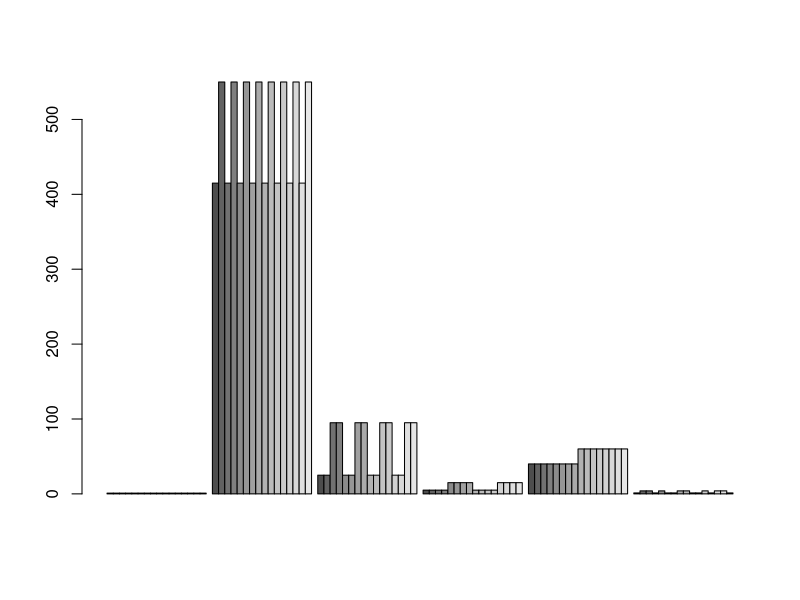
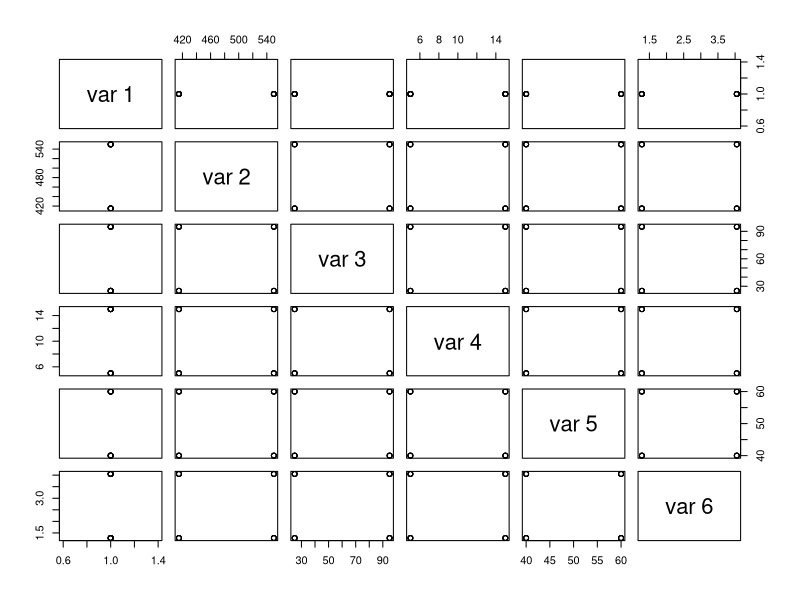
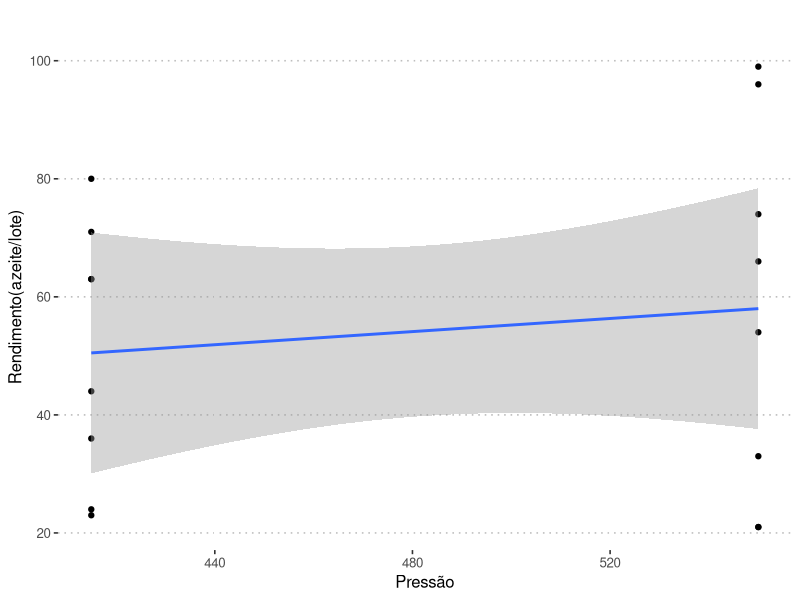
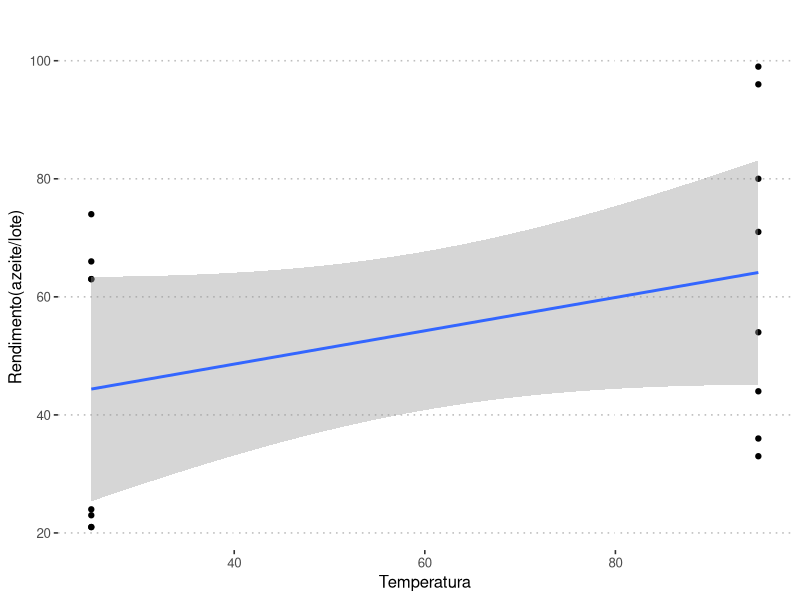
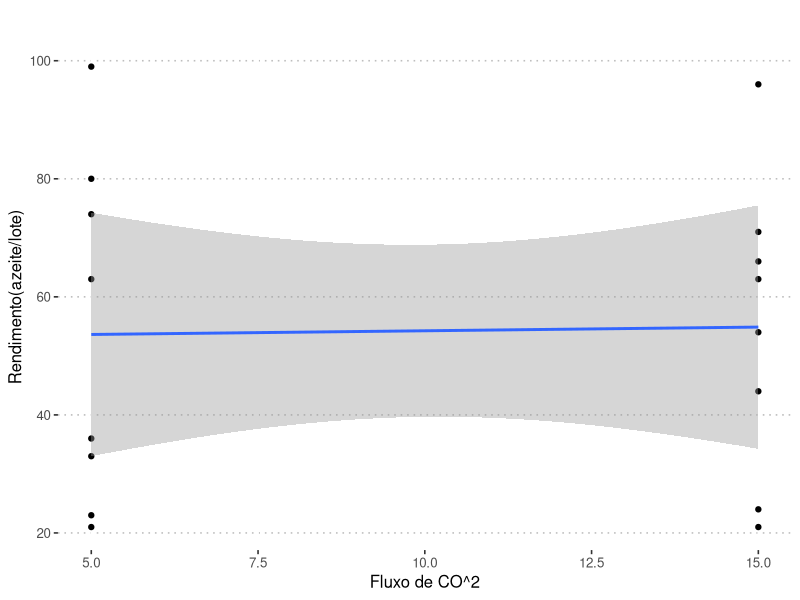
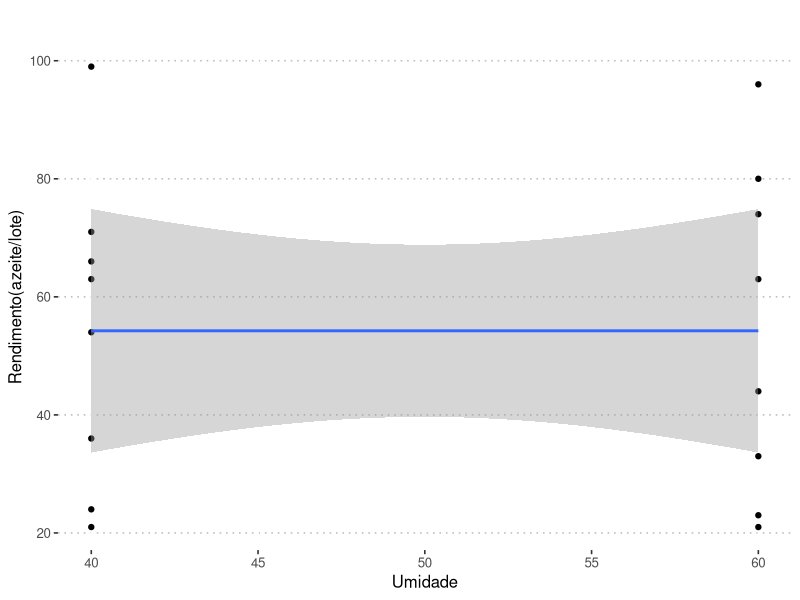
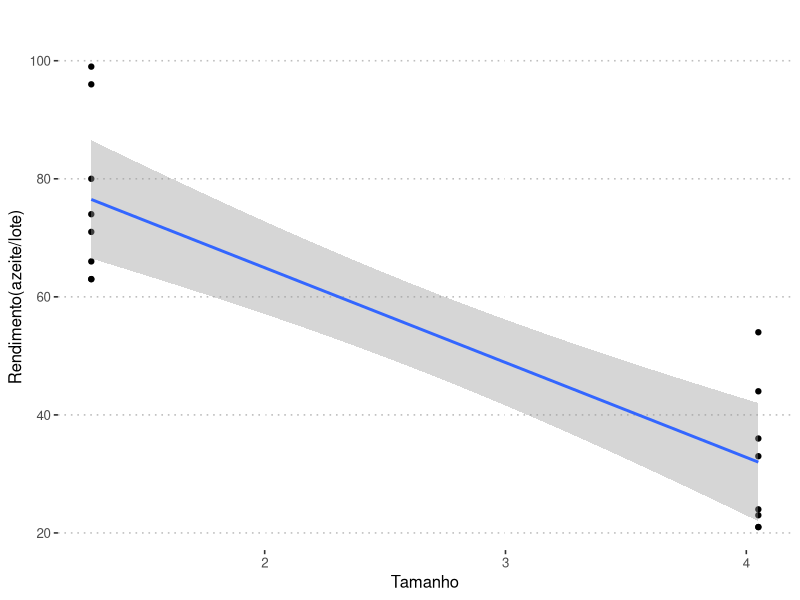
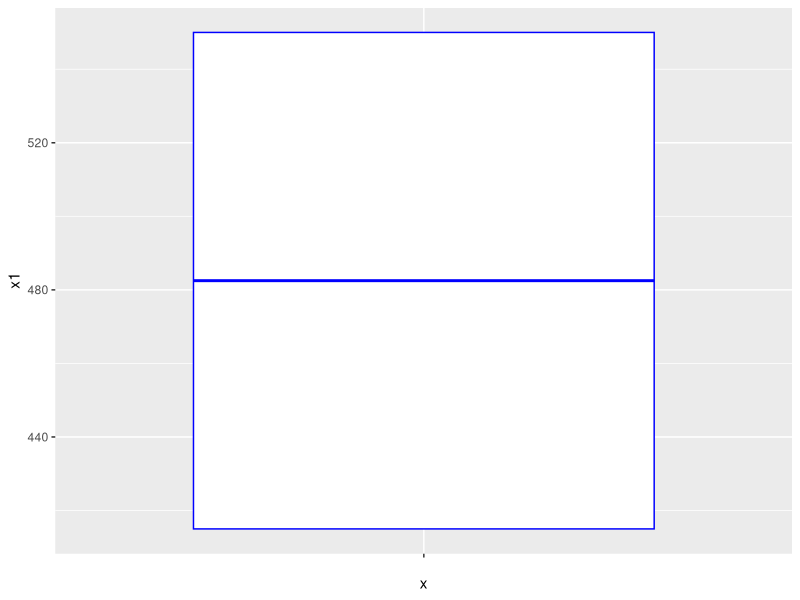

The R script that drew these images, in order:
## ---- chunk 1
knitr::opts_chunk$set(echo = TRUE)
library(tidyverse)
library(knitr)
library(ggpubr)
## ---- chunk 2
dados <- read_csv("dados/data-table-B7.csv", locale = locale(decimal_mark = ","))
dim(dados)

#Renomeando as colunas
names(dados) <- c('Pressao', 'Temp', 'FluxoCO2', 'Umidade', 'Tamanho', 'y')

head(dados)
## ---- chunk 3
x1 <- dados$Pressao
x2 <- dados$Temp
x3 <- dados$FluxoCO2
x4 <- dados$Umidade
x5 <- dados$Tamanho
y <- dados$y

tabela01 <- data.frame(cbind(x1, x2, x3, x4, x5, y))

## ---- chunk 4

# Construindo matrizes

n <- length(dados$y)

X <- matrix(c(rep(1,n), x1, x2, x3, x4, x5), ncol = 6, nrow = n, byrow = FALSE)

Y <- matrix(y, ncol = 1, nrow = n)

k <- ncol(X) -1

p <- k + 1

## ---- chunk 5
barplot(X, beside = TRUE)

pairs(X)
## ---- chunk 6

#Gráfico de dispersão para as variáveis Pressao e y

ggplot(tabela01, aes(x=x1, y = y)) + geom_point() + geom_smooth(method = "lm") +
  ggtitle("") + xlab("Pressão") + ylab("Rendimento(azeite/lote)") +
  theme_pubclean() +
  theme(plot.title = element_text(size = 20, hjust = .5))

#Gráfico de dispersão para as variáveis Temp e y

ggplot(tabela01, aes(x=x2, y = y)) + geom_point() + geom_smooth(method = "lm") +
  ggtitle("") + xlab("Temperatura") + ylab("Rendimento(azeite/lote)") +
  theme_pubclean() +
  theme(plot.title = element_text(size = 20, hjust = .5))

#Gráfico de dispersão para as variáveis Fluxo de CO^2 e y

ggplot(tabela01, aes(x=x3, y = y)) + geom_point() + geom_smooth(method = "lm") +
  ggtitle("") + xlab("Fluxo de CO^2") + ylab("Rendimento(azeite/lote)") +
  theme_pubclean() +
  theme(plot.title = element_text(size = 20, hjust = .5))

#Gráfico de dispersão para as variáveis Umidade e y

ggplot(tabela01, aes(x=x4, y = y)) + geom_point() + geom_smooth(method = "lm") +
  ggtitle("") + xlab("Umidade") + ylab("Rendimento(azeite/lote)") +
  theme_pubclean() +
  theme(plot.title = element_text(size = 20, hjust = .5))

#Gráfico de dispersão para as variáveis Tamanho e y

ggplot(tabela01, aes(x=x5, y = y)) + geom_point() + geom_smooth(method = "lm") +
  ggtitle("") + xlab("Tamanho") + ylab("Rendimento(azeite/lote)") +
  theme_pubclean() +
  theme(plot.title = element_text(size = 20, hjust = .5))


## ---- chunk 7

cor.test(x1, y)

cor.test(x2, y)

cor.test(x3, y)

cor.test(x4, y)

cor.test(x5, y)

tabela_correlacao <- round(stats::cor(tabela01), 1)

tabela_correlacao

## ---- chunk 8

## ---- chunk 9
h1 <- ggplot(tabela01, aes(x1)) + geom_histogram() +
  xlab("Pressao") + ylab("Frequencia")

h2 <- ggplot(tabela01, aes(x1)) + geom_histogram() +
  xlab("Temperatura") + ylab("Frequencia")

h3 <- ggplot(tabela01, aes(x1)) + geom_histogram() +
  xlab("Fluxo de CO^2") + ylab("Frequencia")

h4 <- ggplot(tabela01, aes(x1)) + geom_histogram() +
  xlab("Umidade") + ylab("Frequencia")

h5 <- ggplot(tabela01, aes(x1)) + geom_histogram() +
  xlab("Tamanho") + ylab("Frequencia")

## ---- chunk 10
ggplot(tabela01, aes(x = "", y = x1)) +
    geom_boxplot(color = "blue") 

## ---- chunk 11
dados %>% pivot_longer(!y) %>% 
  ggplot(aes(y = y)) + geom_point(aes(x = value)) +
  facet_wrap(~name, scales = "free_x")
## ---- chunk 12
dados %>% pivot_longer(!c(Tamanho, y)) %>% 
  ggplot(aes(y = y, color = as_factor(Tamanho))) + geom_point(aes(x = value)) +
  facet_wrap(~name, scales = "free_x")
## ---- chunk 13
dados %>% pivot_longer(cols = everything()) %>% 
  ggplot() + geom_bar(aes(x = as_factor(value)),stat="count") +
  facet_wrap(~name, scales = "free_x")
## ---- chunk 14
GGally::ggparcoord(dados[,c(2, 4, 6, 1, 3)])
## ---- chunk 15
GGally::ggcorr(dados)
## ---- chunk 16
GGally::ggpairs(dados, columns = c(1:4,6), aes(colour = as_factor(Tamanho)))
## ---- chunk 17
#Definindo os betas do modelo de regressão múltipla
betas <- solve(t(X)%*%X)%*%t(X)%*%Y
betas

#Definindo a matrix C_jj
C_jj = solve(t(X)%*%X)

#Definindo uma matrix para os betas
betas <- matrix(data = betas, nrow = length(betas), ncol = 1, byrow = FALSE)
rownames(betas) <- c("beta0", "beta1","beta2","beta3","beta4","beta5")
betas

#Modelo do R
lm(formula = y ~., data = dados)
## ---- chunk 18
SQRes <- (t(Y)%*%Y)-(t(betas)%*%t(X)%*%Y)
SQRes
## ---- chunk 19
p <- ncol(X)

#estimando o sigma^2
sigma2 <- SQRes/(n-p)
sigma2
## ---- chunk 20
lm.anova <- function(x,y){
  x<- as.matrix(x)
  y<- as.matrix(y)
  
  n <- length(y)
  k <- ncol(x) # covariaveis utilizadas
  p <- k+1

  X <- matrix(c(rep(1,n), x), ncol = p, nrow = n, byrow = FALSE)
  Y <- matrix(y, ncol = 1, nrow = n)
  
  betas <- solve(t(X)%*%X)%*%t(X)%*%Y
  
  Y_est <- X%*%betas 
 
  res <- Y - Y_est
  
  SQRes <- t(Y-Y_est)%*%(Y-Y_est) 
  
  u <- c(rep(1,n)) 
  SQTotal <- t(Y)%*%Y - ((t(u)%*%Y)^2)/n 
  
  SQReg <- SQTotal - SQRes
  
  
  SQReg <- t(betas)%*%t(X)%*%Y-((t(u)%*%Y)^2)/n 
  gl_sqreg <- k 
  QMReg <- SQReg/gl_sqreg 
   
  SQRes <- t(Y-Y_est)%*%(Y-Y_est) 
  gl_sqres <- n-p 
  QMRes <- SQRes/gl_sqres 
   
  SQTotal <- t(Y)%*%Y - ((t(u)%*%Y)^2)/n 
  gl_sqtotal <- n-1
   
   
  #calculando a estatistica F 
  F_0 <- QMReg/QMRes
  
  R2 <-  SQReg/SQTotal 
  QMTotal <- QMRes + QMReg
  R2adj <- 1 - QMRes/QMTotal
  list(R2 = R2, R2adj = R2adj, betas = betas, Y_est = Y_est, 
       anov = list(SQreg = SQReg, SQRes = SQRes, QMreg = QMReg))
  
}
## ---- chunk 21
#Obtendo os valores dos residuos, SQres, SQreg , SQTotal do nosso modelo  
# No modelo de regressao linear multipla  
# Forma matricial: 
# Y_estimado = X*betas = X * (X^T*X)^(-1)*X^T*Y = H*Y 
#SQtotal <-  
Y_est <- X%*%betas 
 
res <- Y - Y_est
## ---- chunk 22
# Soma dos quadrados dos residuos  
# podemos calcular pela equacao: 
# (Y-Y_est)^T*(Y-Y_est) 
# ou pela equacao
# Y^T * Y - betas^T * X^T * Y 
 
SQRes <- t(Y-Y_est)%*%(Y-Y_est) 
 
#note que  
t(Y)%*%Y - t(betas)%*%t(X)%*%Y
## ---- chunk 23
# Soma dos quadrados totais 
# vetor unitario para facilitar as contas 
u <- c(rep(1,n)) 
SQTotal <- t(Y)%*%Y - ((t(u)%*%Y)^2)/n 
 
# obs 
# ((t(u)%*%Y)^2)/n = ((sum(y))^2)/n
## ---- chunk 24
#Soma dos quadrados da regressao  
 
SQReg <- SQTotal - SQRes
## ---- chunk 25
#Calculando a anova 
k <- 2 # covariaveis utilizadas 
p <- k+1
 
SQReg <- t(betas)%*%t(X)%*%Y-((t(u)%*%Y)^2)/n 
gl_sqreg <- k 
QMReg <- SQReg/gl_sqreg 
 
SQRes <- t(Y-Y_est)%*%(Y-Y_est) 
gl_sqres <- n-p 
QMRes <- SQRes/gl_sqres 
 
SQTotal <- t(Y)%*%Y - ((t(u)%*%Y)^2)/n 
gl_sqtotal <- n-1
 
 
#calculando a estatistica F 
F_0 <- QMReg/QMRes 
F_0
## ---- chunk 26
QMTotal <- QMRes + QMReg
## ---- chunk 27
alpha <- 0.03 
RR <- qf(alpha, df1 = k, df2 = n - k -1, lower.tail = F) 
RR
## ---- chunk 28
# Rejeitamos H0 se F_0 > RR, RR = regiao de rejeicao = quantil teorico da distribuicao F com k e  
# n-k-1 = n-p g.l.
if(RR < F_0){ 
  cat("Rejeita-se H0") 
}
## ---- chunk 29
R2 <-  SQReg/SQTotal 
R2
## ---- chunk 30
x <- dados$Tamanho
y <- dados$y

modelo <- lm.anova(x,y)

print(paste("R2: ", modelo$R2,
            "R2_adj:", modelo$R2adj))

## ---- chunk 31
x <- dados %>% select("Tamanho", "Temp")
y <- dados$y

modelo <- lm.anova(x,y)

print(paste("R2: ", modelo$R2,
            "R2_adj:", modelo$R2adj))

## ---- chunk 32
x <- dados %>% select(-"y")
y <- dados$y

modelo <- lm.anova(x,y)

print(paste("R2: ", modelo$R2,
            "R2_adj:", modelo$R2adj))

## ---- chunk 33
for( i in 1:5)
  
## ---- chunk 34
(R2adj <- 1 - QMRes/QMTotal)
## ---- chunk 35
feat <- c(  "Tamanho", "Temp", "Pressao", "FluxoCO2", "Umidade")

r2 <- tibble(x= 1:5, rAdj = 1:5 %>% map(~head(feat,.x)) %>% map_dbl(~lm.anova(dados %>% select(.x), dados$y)$R2adj),
             r2 = 1:5 %>% map(~head(feat,.x)) %>% map_dbl(~lm.anova(dados %>% select(all_of(.x)), dados$y)$R2))

r2 %>% 
  ggplot(aes(x = x)) +  geom_point(aes(y = r2, color = "R2"))  +  geom_point(aes(y = rAdj, color = "R2adj"))
## ---- chunk 36
#Definindo o alpha e o t crítico
alpha <- 0.03
#para o melhor modelo temos que k =2
k <- 2
p <- k + 1
t1 <- qt(alpha/2, n-p)
t2 <- qt(1-alpha/2, n-p)
## ---- chunk 37
#Testando para o beta2
dp_b2 <- sqrt(sigma2 * diag(C_jj)[3])
b2_lim_inf <- betas[3] - t2*dp_b2
b2_lim_sup <- betas[3] - t1*dp_b2
IC_b2 <- cbind(b2_lim_inf, b2_lim_sup)
## ---- chunk 38
#Testando para beta5
dp_b5 <- sqrt(sigma2 * diag(C_jj)[6])
b5_lim_inf <- betas[6] - t2*dp_b5
b5_lim_sup <- betas[6] - t1*dp_b5
IC_b5 <- cbind(b5_lim_inf, b5_lim_sup)
## ---- chunk 39
#Estruturando em uma tabela
IC_tab <- rbind(IC_b2, IC_b5)
row.names(IC_tab) <- c("beta2", "beta5")
colnames(IC_tab) <- c("IC (0.015)", "IC (0.985)")
IC_tab |> kable(caption = "Intervalos de Confiança para os coeficientes do modelo")
## ---- chunk 40

sigma2 <- SQRes/(n-p)
t3 <- qt(1-alpha/2, n-p)



mean_IC <- data.frame(low_b = numeric(0), upper_b = numeric(0))
y_pred <- data.frame(value = numeric(0))

for (row in 1:nrow(X)){
  x0 <- X[row,]
  y0 <- x0%*%betas
  se <- sqrt(sigma2%*%t(x0)%*%C_jj%*%x0)
  low_b <- y0 - t3*se
  upper_b <- y0 + t3*se
  tab <- cbind(low_b, upper_b)
  mean_IC <- rbind(mean_IC, tab)
  y_pred <- rbind(y_pred, y0)
}

colnames(mean_IC) <- c("Lower Bound", "Upper Bound")
len_mean_IC <- mean_IC$`Upper Bound` - mean_IC$`Lower Bound`
mean_IC <- cbind(mean_IC, len_mean_IC)
mean_IC <- cbind(mean_IC, y_pred)
mean_IC <- cbind(mean_IC, dados$y)

colnames(mean_IC) <- c("Lower Bound", "Upper Bound", "Interval Length","Predicted Value", "Real Value")

error <- abs(mean_IC$`Predicted Value` - mean_IC$`Real Value`)
mean_IC <- cbind(mean_IC, error)

colnames(mean_IC) <- c("Lower Bound", "Upper Bound", "Interval Length","Predicted Value", "Real Value", "Absolute Error")

mse <- mean(mean_IC$`Absolute Error`**2)

mean_IC |> kable(caption = "**Estimação do IC de E(Y) para cada observação do conjunto de dados considerando todas as covariáveis** (MSE = 40.65, R^2 = 0.90)")
## ---- chunk 41
#O melhor modelo teve os valores dos betas modificados
#Redefinindo a matrix X
X_2 <- X[,c(1,3,6)]
#Redefinindo a matrix C_jj
C_jj2 <- solve(t(X_2)%*%X_2)

betas2 <- solve(t(X_2)%*%X_2)%*%t(X_2)%*%Y
betas2
## ---- chunk 42
mean_IC2 <- data.frame(low_b = numeric(0), upper_b = numeric(0))
y_pred2 <- data.frame(value = numeric(0))

#recalculando a estatística teste t
#agora nosso k =4
t4 <- qt(1-alpha/2, n-3)
sigma <- SQRes/(n-3)


for (row in 1:nrow(X)){
  x0 <- X[row,c(1,3,6)]
  y0 <- x0%*%t(t(betas2))
  se <- sqrt(sigma2%*%t(x0)%*%C_jj2%*%x0)
  low_b <- y0 - t4*se
  upper_b <- y0 + t4*se
  tab <- cbind(low_b, upper_b)
  mean_IC2 <- rbind(mean_IC2, tab)
  y_pred2 <- rbind(y_pred2, y0)
}

colnames(mean_IC2) <- c("Lower Bound", "Upper Bound")
len_mean_IC2 <- mean_IC2$`Upper Bound` - mean_IC2$`Lower Bound`
mean_IC2 <- cbind(mean_IC2, len_mean_IC2)
mean_IC2 <- cbind(mean_IC2, y_pred2)
mean_IC2 <- cbind(mean_IC2, dados$y)

colnames(mean_IC2) <- c("Lower Bound", "Upper Bound", "Interval Length","Predicted Value", "Real Value")

error <- abs(mean_IC2$`Predicted Value` - mean_IC2$`Real Value`)
mean_IC2 <- cbind(mean_IC2, error)

colnames(mean_IC2) <- c("Lower Bound", "Upper Bound", "Interval Length","Predicted Value", "Real Value", "Absolute Error")

mse2 <- mean(mean_IC2$`Absolute Error`**2)

mean_IC2 |> kable(caption = "**Estimação do IC para cada observação do conjunto de dados considerando apenas as covariáveis significativas** (MSE = 55.10, R^2 = 0.985)")
## ---- chunk 43
#Viés do modelo completo
bias_fullm <- abs(mean(mean_IC$`Predicted Value` - mean_IC$`Real Value`))

#Viés do melhor modelo
bias_bestm <- abs(mean(mean_IC2$`Predicted Value` - mean_IC2$`Real Value`))

#Variancia do modelo completo
var_fullm <- var(mean_IC$`Predicted Value` - mean_IC$`Real Value`)

#Variancia do melhor modelo
var_bestm <- var(mean_IC2$`Predicted Value` - mean_IC2$`Real Value`)

#criando uma tabela com os valores
vies <- c(round(bias_bestm,2), round(bias_fullm,2))
variancia <- c(round(var_bestm,2), round(var_fullm,2))

bias_var_m <- data.frame(Viés = vies,
                         Variância = variancia)

row.names(bias_var_m) <- c("Melhor modelo", "Modelo completo")
bias_var_m |> kable(caption = "Tabela Viés X Variância")
